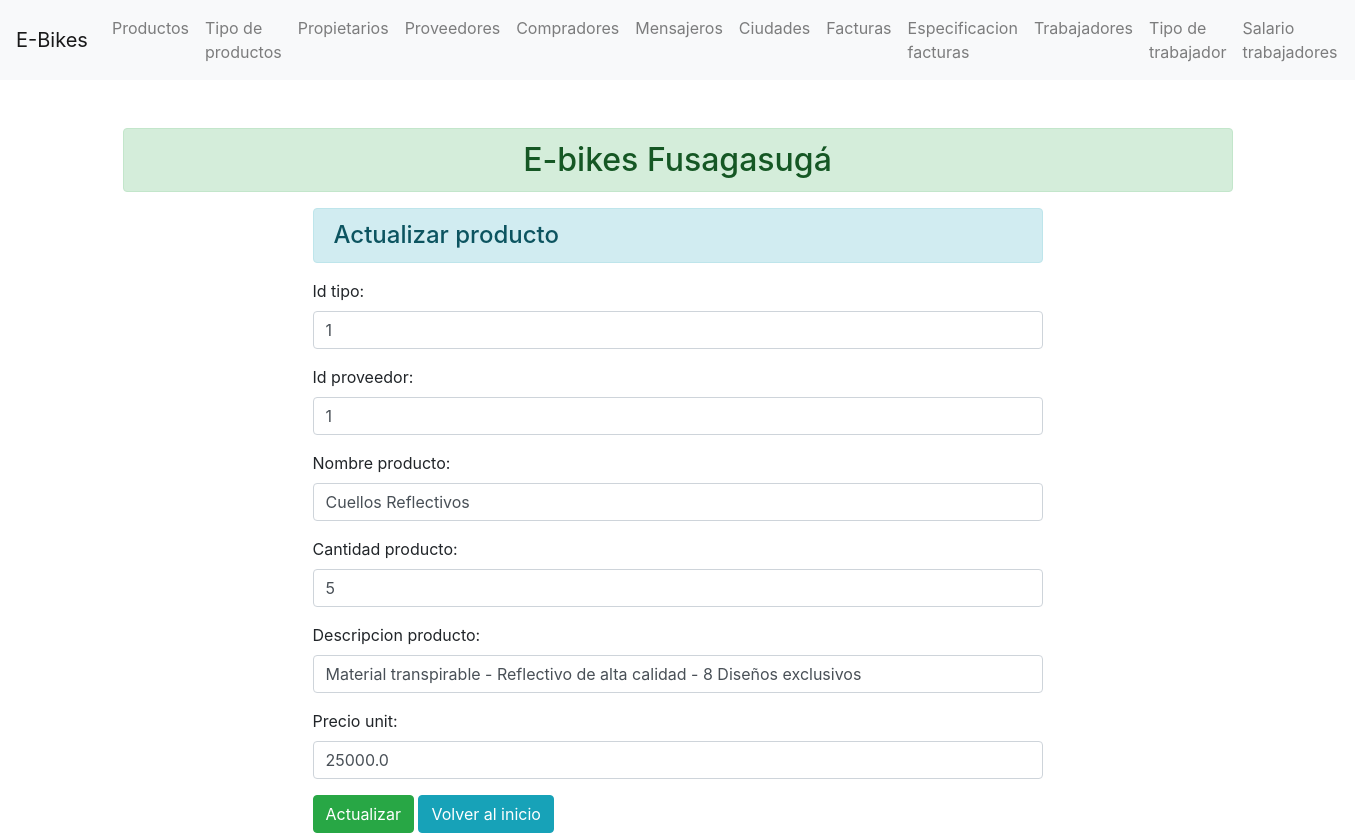
/1/, run on the app's committed database.
### enroll/models.py (models this page shows)
class Product(models.Model):
    id = models.AutoField(auto_created=True, primary_key=True)
    id_tipo = models.ForeignKey(Tipo_Producto, on_delete=models.CASCADE)
    id_proveedor = models.ForeignKey(Proveedor, on_delete=models.CASCADE)
    nombre_producto = models.CharField(max_length=70)
    cantidad_producto = models.PositiveIntegerField()
    descripcion_producto = models.CharField(max_length=300)
    precio_unit = models.FloatField()

### enroll/views.py (the view)
# urls.py: path('<int:id>/', views.update_data, name="updatedata"),
def update_data(request, id):
    if request.method == 'POST':
        pi = Product.objects.get(pk=id)
        fm = ProductRegistration(request.POST, instance=pi)
        if fm.is_valid():
            fm.save()
    else:
        pi = Product.objects.get(pk=id)
        fm = ProductRegistration(instance=pi)
    return render(request, 'enroll/updateproduct.html', {'form':fm})

### enroll/forms.py
class ProductRegistration(forms.ModelForm):
    class Meta:
        model = Product
        fields = ['id_tipo','id_proveedor','nombre_producto','cantidad_producto', 'descripcion_producto','precio_unit']
        widgets = {
            'id_tipo': forms.NumberInput(attrs={'class':'form-control'}),
            'id_proveedor': forms.NumberInput(attrs={'class':'form-control'}),
            'nombre_producto': forms.TextInput(attrs={'class':'form-control'}),
            'cantidad_producto': forms.NumberInput(attrs={'class':'form-control'}),
            'descripcion_producto': forms.TextInput(attrs={'class':'form-control'}),
            'precio_unit': forms.NumberInput(attrs={'class':'form-control'}),
        }

### enroll/templates/enroll/updateproduct.html (shortened to what this page needs)
{% extends 'enroll/base.html' %}
{% block content  %}
    <div class="row">
        <div class="col-sm-8 offset-2">
            <h4 class="alert alert-info">Actualizar producto</h4>
            <form action="" method="POST">
                {{form.as_p}}
                <input type="submit" class="btn btn-success" value="Actualizar">
                <a href="{% url 'addproduct' %}" class="btn btn-info">Volver al inicio</a>
            </form>
        </div>
    </div>
{% endblock content  %}

### data on the page
Product: id_tipo "1", id_proveedor "1", nombre_producto "Cuellos Reflectivos", cantidad_producto "5", descripcion_producto "Material transpirable - Reflectivo de alta calidad - 8 Diseños exclusivos", precio_unit "25000.0"
